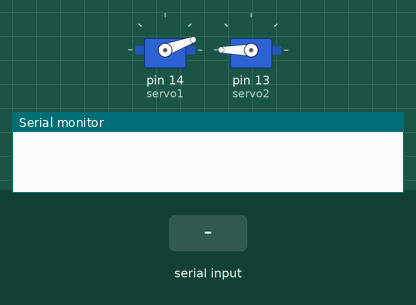
The sketch below on a simulated Arduino Uno, built with avr-gcc and run on an emulated ATmega328P. Shown: 2 × servo, the last lines printed to the serial monitor. Inputs (shaded band) come from the test bench.

Above: at 1.2 s.
1.3 s: "1\n" received over Serial
At 2.5 s:
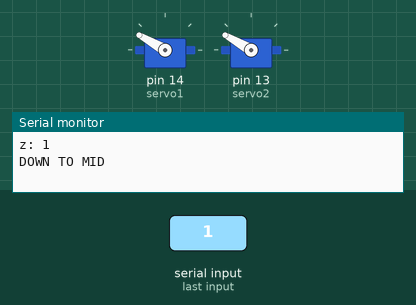
2.8 s: "2\n" received over Serial
At 3.7 s:
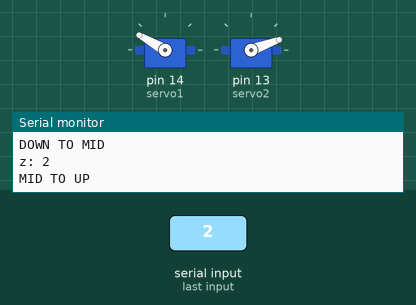
4.3 s: "1\n" received over Serial
At 4.8 s:
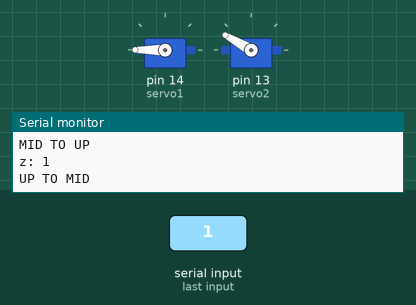
Timing chart, 0 to 7.3 s (numbered marks = the images above; inputs shaded):
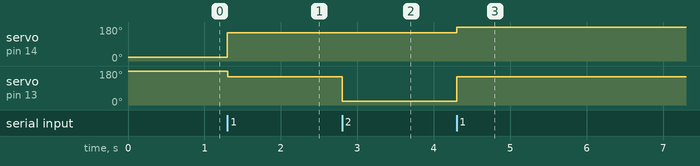

The sketch:

5_ESP_TestActuator.ino
```cpp
#include <Servo.h>

// Create a servo object
Servo servo1;
Servo servo2;

int angle1 = 0;
int angle2 = 10;

// 0: 20 180
// 0 -> 150 180, 150 150
// 1: 180 150
// 2: 180 20
// 2 -> 1: 180 150, 150 150, 150 180


// 20 180 -> 150 180 -> 150 150 -> 180 150 -> 180 20 -> 180 150 -> 150 150 -> 150 180 -> 20 180

enum{DOWN, MIDDLE, UP};
int endEffectorState = DOWN;
int z = 0;
void setup() {
 Serial.begin(115200);
 // Attach the servo to pin 13
 servo1.attach(14);
 servo2.attach(13);
}

void loop() {
 Serial.read();
 while(!Serial.available()){
//    Serial.println("z: " + String(z)+ "State: " + String(endEffectorState));
 switch(endEffectorState){
     case DOWN:
       servo1.write(20);
       servo2.write(180);
//        Serial.println("20 180");
       if(z == 1){
         endEffectorState = MIDDLE;
         servo1.write(150);
         servo2.write(180);
//          Serial.println("150 180");
         servo1.write(150);
         servo2.write(150);
//          Serial.println("150 150");
         Serial.println("DOWN TO MID");
       }
       break;
     case UP:

       servo2.write(20);
//        Serial.println("180 20");
       servo1.write(150);
       if(z == 1){
         endEffectorState = MIDDLE;
         servo1.write(180);
         servo2.write(150);
//          Serial.println("180 150");
//          Serial.println("150 150");
         Serial.println("UP TO MID");
       }
       break;
     case MIDDLE:
       if(z == 0){
         endEffectorState = DOWN;
         servo1.write(150);
         servo2.write(180);
//          Serial.println("150 180");
         Serial.println("MID TO DOWN");
       }
       if(z == 2){
         endEffectorState = UP;
         servo1.write(150);
         servo2.write(150);
//          Serial.println("180 150");
         Serial.println("MID TO UP");
       }
       break;
   }
   }

 z = Serial.parseInt();


//  angle1 = Serial.parseInt();
//  angle2 = Serial.parseInt();
//  Serial.println("Angle1: " + String(angle1) + "\tAngle2: " + String(angle2));
 Serial.println("z: " + String(z));
}


// ================================================================

// #include <Servo.h>

// // Create a servo object
// Servo servo1;
// Servo servo2;
// int delays = 0;


// #include <AccelStepper.h>
// #include <Servo.h>

// // Define the number of steps per revolution
// const int STEPS_PER_REVOLUTION = 2048;

// // Define the stepper motor pins
// const int STEP_PIN = 19;
// const int DIR_PIN = 22;
// const int MS1_PIN = 21;
// const int MS2_PIN = 23;

// //const int STEP_PIN2 = 19;
// //const int DIR_PIN2 = 22;
// //const int MS1_PIN2 = 21;
// //const int MS2_PIN2 = 23;

// const int STEP_PIN3 = 33;
// const int DIR_PIN3 = 26;
// const int MS1_PIN3 = 25;
// const int MS2_PIN3 = 27;

// int angle = 0;
// int angle2 = 0;

// // Initialize the stepper motor object
// AccelStepper stepper(AccelStepper::FULL4WIRE, STEP_PIN, DIR_PIN, MS1_PIN, MS2_PIN);
// //AccelStepper stepper2(AccelStepper::FULL4WIRE, STEP_PIN2, DIR_PIN2, MS1_PIN2, MS2_PIN2);
// AccelStepper stepper3(AccelStepper::FULL4WIRE, STEP_PIN3, DIR_PIN3, MS1_PIN3, MS2_PIN3);
// int timer = 0;
// long steps = 0;
// void setup() {
//   Serial.begin(115200);
//   // Attach the servo to pin 13
//   servo1.attach(14);
//   servo2.attach(13);
//   // Set the motor speed
//   Serial.println("Speed: Angle: ");
//   // stepper.setSpeed(5); // Set the speed to 20 RPM
//   while(!Serial.available()){}
//   int SPEED = Serial.parseInt();
//   // 400 11
//   // 600 10905
//   // 1000 10810
//   // 2000 10756
//   // 10000 10734
//   //
//   angle = Serial.parseInt();
//   Serial.read();
//   stepper.setMaxSpeed(SPEED);
//   stepper.setAcceleration(SPEED);
// //  stepper2.setMaxSpeed(SPEED);
// //  stepper2.setAcceleration(SPEED);
//   stepper3.setMaxSpeed(SPEED);
//   stepper3.setAcceleration(SPEED);
//   // Set the initial position of the stepper motor to 0
//   stepper.setCurrentPosition(0);
// //  stepper2.setCurrentPosition(0);
//   stepper3.setCurrentPosition(0);
//   steps = angle * STEPS_PER_REVOLUTION / 360 * 2;


//  stepper.moveTo(steps);
// //  stepper2.moveTo(steps);
//   stepper3.moveTo(steps);
//   timer = millis();


// }

// void loop() {
//   if (stepper.distanceToGo() == 0) {

//   }
//   else{
//         Serial.println("Position: " + String(stepper.currentPosition()) + "\tSpeed: " + String(stepper.speed()) + "\tTarget: " + String(steps) + "\tTotal time = " + String(millis()-timer) + "\tangle2: " + String(angle2) + "\tdelay: " + String(delays));
//   }

//   if(Serial.available()){
//     angle2 = Serial.parseInt();
//     delays = Serial.parseInt();

//     stepper.stop();
//     stepper3.stop();
//     servo1.write(angle2);
//     servo2.write(angle2);

//     delay(delays);
//     Serial.read();
//     Serial.println("angle2: " + String(angle2) + "delay: " + String(delays));
//   }


//    stepper.run();
// //  stepper2.run();
//   stepper3.run();
// }
```

Measured:
- after the input at 1.3 s, servo on pin 14 (servo1): 20° → 150° at once; servo on pin 13 (servo2): 180° → 150° at once
- after the input at 2.8 s, servo on pin 13 (servo2): 150° → 20° at once
- after the input at 4.3 s, servo on pin 14 (servo1): 150° → 180° at once; servo on pin 13 (servo2): 20° → 150° at once
